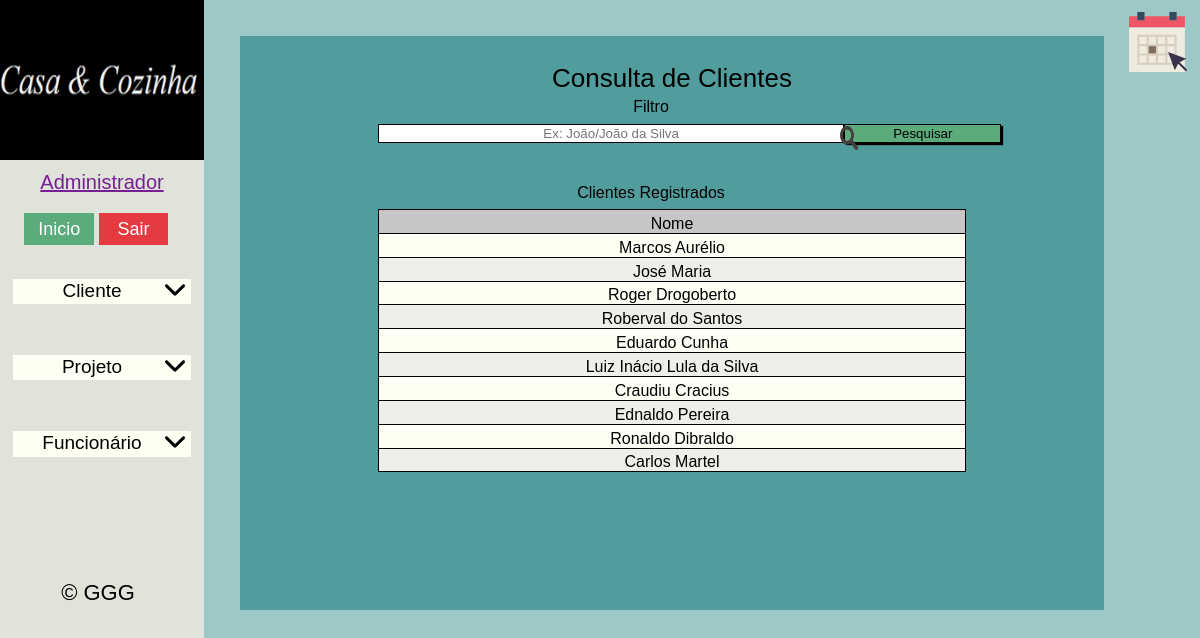
Page /app/index.php?pas=cliente&arq=consultas (signed in) on the committed database.
### tables this page shows
CREATE TABLE `clientes` (
  `id` tinyint(3) UNSIGNED ZEROFILL NOT NULL COMMENT 'Código de identificação do cliente.',
  `nome` varchar(45) NOT NULL COMMENT 'Nome completo do cliente.',
  `telefone` bigint(14) NOT NULL COMMENT 'Numero telefonico do cliente para contato.',
  `cpf` bigint(11) DEFAULT NULL COMMENT 'CPF do cliente.',
  `rg` char(10) DEFAULT NULL COMMENT 'RG do cliente.',
  `email` varchar(100) DEFAULT NULL COMMENT 'email do cliente para contato.',
  `cidade` varchar(30) DEFAULT NULL COMMENT 'Cidade onde o cliente reside.',
  `bairro` varchar(20) DEFAULT NULL COMMENT 'Bairro onde o cliente reside.',
  `logradouro` varchar(45) DEFAULT NULL COMMENT 'Rua/Avenida onde o cliente reside.',
  `numero` int(5) DEFAULT NULL COMMENT 'Numero da residencia do cliente.',
  `complemento` varchar(40) DEFAULT NULL COMMENT 'Complemento da residencia do cliente.'
);

### app/sistema/cliente/cliente_consultas.php (the view, shortened to what this page needs)
<h1 class="titulo-pagina" >Consulta de Clientes</h1>
<section>
  <form class="filtro" name="frmfiltrarcliente" method="POST" action="?pas=cliente&arq=consultas">
      <h3 class="subtitulo">Filtro</h3>
      <div class="alinhar-filtro">
        <input class="input-filtro" type="text" name="txtfiltro" placeholder="Ex: João/João da Silva" >
        <button class="btn-filtro" type="submit"><img class="imagem-dentro-btn-filtro" src="layout/imagens/pesquisar.png">Pesquisar</button>
      </div>
  </form>
  <?php
if (isset($_POST['txtfiltro'])) {
	$nome = $_POST['txtfiltro'];
	$sql_sel_pesquisa = "SELECT nome, id FROM clientes WHERE nome LIKE '%" . $nome . "%'";
	$sql_sel_pesquisa_preparado = $conexaobd->prepare($sql_sel_pesquisa);
	$sql_sel_pesquisa_preparado->execute();
	?>
      <h3 class="subtitulo">Clientes Registrados</h3>
      <div class="tabela-consultas-2">
      <table id="tr-link">
        <thead>
          <tr>
            <th>Nome</th>
          </tr>
        </thead>
        <tbody>
          <?php
if ($sql_sel_pesquisa_preparado->rowCount() > 0) {
		while ($sql_sel_pesquisa_dados = $sql_sel_pesquisa_preparado->fetch()) {
			?>
                <tr href="?pas=cliente&arq=consultadetalhada&id=<?php echo $sql_sel_pesquisa_dados['id'] ?>">
                    <td><?php echo $sql_sel_pesquisa_dados['nome'] ?></td>
                </tr>
              <?php
}
		?>
        </table>
        </div>
            <?php
} else {
		?>
            <tr href="#">
              <td>Não foram encontrados resultados.</td>
            </tr>
          <?php
}
	?>
      </table>
    </div>
        <?php
} else {
	?>
  <h3 class="subtitulo">Clientes Registrados</h3>
  <div class="tabela-consultas-2">
  <table id="tr-link">
    <thead>
      <tr>
        <th>Nome</th>
      </tr>
    </thead>
    <tbody>
      <?php
$sql_sel_clientes = "SELECT nome, id FROM clientes";
	$sql_sel_clientes_preparado = $conexaobd->prepare($sql_sel_clientes);
	$sql_sel_clientes_preparado->execute();
	if ($sql_sel_clientes_preparado->rowCount() > 0) {
		while ($sql_sel_clientes_dados = $sql_sel_clientes_preparado->fetch()) {
			?>
     <tr href="?pas=cliente&arq=consultadetalhada&id=<?php echo $sql_sel_clientes_dados['id'] ?>">
       <td><?php echo $sql_sel_clientes_dados['nome'] ?></td>
     </tr>
   <?php
}
}
}
?>
    </tbody>
  </table>
</div>
</section>

### rows in the picture
clientes: nome "Marcos Aurélio"
clientes: nome "José Maria"
clientes: nome "Roger Drogoberto"
clientes: nome "Roberval do Santos"
clientes: nome "Eduardo Cunha"
clientes: nome "Luiz Inácio Lula da Silva"
clientes: nome "Craudiu Cracius"
clientes: nome "Ednaldo Pereira"
clientes: nome "Ronaldo Dibraldo"
clientes: nome "Carlos Martel"

### other values in the picture
$_SESSION['funcionario'] "Administrador"
